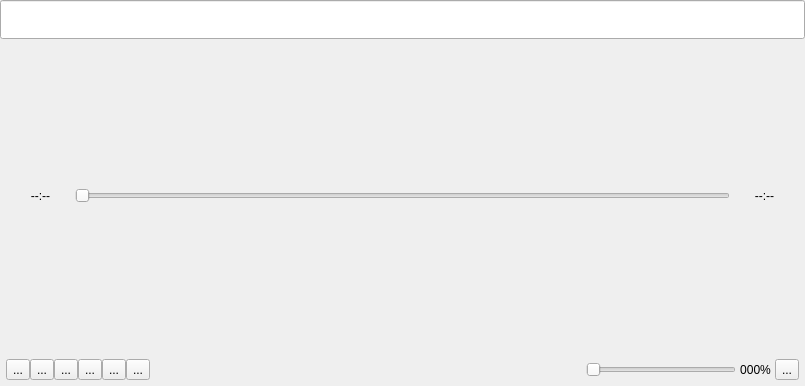
<?xml version="1.0" encoding="UTF-8"?>
<ui version="4.0">
 <class>PlayerControls</class>
 <widget class="QWidget" name="PlayerControls">
  <property name="geometry">
   <rect>
    <x>0</x>
    <y>0</y>
    <width>805</width>
    <height>386</height>
   </rect>
  </property>
  <property name="windowTitle">
   <string>Form</string>
  </property>
  <property name="autoFillBackground">
   <bool>true</bool>
  </property>
  <layout class="QVBoxLayout" name="verticalLayout">
   <property name="spacing">
    <number>0</number>
   </property>
   <property name="leftMargin">
    <number>0</number>
   </property>
   <property name="topMargin">
    <number>0</number>
   </property>
   <property name="rightMargin">
    <number>0</number>
   </property>
   <property name="bottomMargin">
    <number>0</number>
   </property>
   <item>
    <widget class="SubtitleWidget" name="m_subtitle">
     <property name="font">
      <font>
       <pointsize>20</pointsize>
       <weight>75</weight>
       <bold>true</bold>
      </font>
     </property>
     <property name="cursor">
      <cursorShape>ArrowCursor</cursorShape>
     </property>
     <property name="focusPolicy">
      <enum>Qt::NoFocus</enum>
     </property>
     <property name="alignment">
      <set>Qt::AlignCenter</set>
     </property>
    </widget>
   </item>
   <item>
    <layout class="QHBoxLayout" name="m_layoutTime">
     <property name="leftMargin">
      <number>6</number>
     </property>
     <property name="topMargin">
      <number>6</number>
     </property>
     <property name="rightMargin">
      <number>6</number>
     </property>
     <property name="bottomMargin">
      <number>6</number>
     </property>
     <item>
      <widget class="QLabel" name="m_labelCurrent">
       <property name="enabled">
        <bool>true</bool>
       </property>
       <property name="minimumSize">
        <size>
         <width>69</width>
         <height>0</height>
        </size>
       </property>
       <property name="text">
        <string>--:--</string>
       </property>
       <property name="alignment">
        <set>Qt::AlignCenter</set>
       </property>
      </widget>
     </item>
     <item>
      <widget class="QSlider" name="m_sliderProgress">
       <property name="focusPolicy">
        <enum>Qt::NoFocus</enum>
       </property>
       <property name="orientation">
        <enum>Qt::Horizontal</enum>
       </property>
      </widget>
     </item>
     <item>
      <widget class="QLabel" name="m_labelTotal">
       <property name="minimumSize">
        <size>
         <width>69</width>
         <height>0</height>
        </size>
       </property>
       <property name="text">
        <string>--:--</string>
       </property>
       <property name="alignment">
        <set>Qt::AlignCenter</set>
       </property>
      </widget>
     </item>
    </layout>
   </item>
   <item>
    <layout class="QHBoxLayout" name="layoutButtons" stretch="0,0,0,0,0,0,0,0,0,0">
     <property name="leftMargin">
      <number>6</number>
     </property>
     <property name="topMargin">
      <number>6</number>
     </property>
     <property name="rightMargin">
      <number>6</number>
     </property>
     <property name="bottomMargin">
      <number>6</number>
     </property>
     <item>
      <widget class="QToolButton" name="m_buttonPlay">
       <property name="focusPolicy">
        <enum>Qt::NoFocus</enum>
       </property>
       <property name="toolTip">
        <string>Pause/Play</string>
       </property>
       <property name="text">
        <string>...</string>
       </property>
       <property name="icon">
        <iconset theme="media-playback-start">
         <normaloff>.</normaloff>.</iconset>
       </property>
      </widget>
     </item>
     <item>
      <widget class="QToolButton" name="m_buttonSkipBackward">
       <property name="focusPolicy">
        <enum>Qt::NoFocus</enum>
       </property>
       <property name="toolTip">
        <string>Skip to the previous file in the playlist</string>
       </property>
       <property name="text">
        <string>...</string>
       </property>
       <property name="icon">
        <iconset theme="media-skip-backward">
         <normaloff>.</normaloff>.</iconset>
       </property>
      </widget>
     </item>
     <item>
      <widget class="QToolButton" name="m_buttonSeekBackward">
       <property name="focusPolicy">
        <enum>Qt::NoFocus</enum>
       </property>
       <property name="toolTip">
        <string>Seek to the last subtitle</string>
       </property>
       <property name="text">
        <string>...</string>
       </property>
       <property name="icon">
        <iconset theme="media-seek-backward">
         <normaloff>.</normaloff>.</iconset>
       </property>
      </widget>
     </item>
     <item>
      <widget class="QToolButton" name="m_buttonSeekForward">
       <property name="focusPolicy">
        <enum>Qt::NoFocus</enum>
       </property>
       <property name="toolTip">
        <string>Seek to the next subtitle</string>
       </property>
       <property name="text">
        <string>...</string>
       </property>
       <property name="icon">
        <iconset theme="media-seek-forward">
         <normaloff>.</normaloff>.</iconset>
       </property>
      </widget>
     </item>
     <item>
      <widget class="QToolButton" name="m_buttonSkipForward">
       <property name="focusPolicy">
        <enum>Qt::NoFocus</enum>
       </property>
       <property name="toolTip">
        <string>Skip to the next file in the playlist</string>
       </property>
       <property name="text">
        <string>...</string>
       </property>
       <property name="icon">
        <iconset theme="media-skip-forward">
         <normaloff>.</normaloff>.</iconset>
       </property>
      </widget>
     </item>
     <item>
      <widget class="QToolButton" name="m_buttonStop">
       <property name="focusPolicy">
        <enum>Qt::NoFocus</enum>
       </property>
       <property name="toolTip">
        <string>Stop playback and unqueue any videos</string>
       </property>
       <property name="text">
        <string>...</string>
       </property>
       <property name="icon">
        <iconset theme="media-playback-stop">
         <normaloff>.</normaloff>.</iconset>
       </property>
      </widget>
     </item>
     <item>
      <spacer name="m_horizontalSpacer">
       <property name="orientation">
        <enum>Qt::Horizontal</enum>
       </property>
       <property name="sizeHint" stdset="0">
        <size>
         <width>40</width>
         <height>20</height>
        </size>
       </property>
      </spacer>
     </item>
     <item>
      <widget class="QSlider" name="m_sliderVolume">
       <property name="minimumSize">
        <size>
         <width>150</width>
         <height>0</height>
        </size>
       </property>
       <property name="maximumSize">
        <size>
         <width>150</width>
         <height>16777215</height>
        </size>
       </property>
       <property name="focusPolicy">
        <enum>Qt::NoFocus</enum>
       </property>
       <property name="toolTip">
        <string>Volume</string>
       </property>
       <property name="orientation">
        <enum>Qt::Horizontal</enum>
       </property>
      </widget>
     </item>
     <item>
      <widget class="QLabel" name="m_labelVolume">
       <property name="minimumSize">
        <size>
         <width>39</width>
         <height>0</height>
        </size>
       </property>
       <property name="text">
        <string>000%</string>
       </property>
       <property name="alignment">
        <set>Qt::AlignCenter</set>
       </property>
      </widget>
     </item>
     <item>
      <widget class="QToolButton" name="m_buttonFullscreen">
       <property name="focusPolicy">
        <enum>Qt::NoFocus</enum>
       </property>
       <property name="toolTip">
        <string>Fullscreen</string>
       </property>
       <property name="text">
        <string>...</string>
       </property>
       <property name="icon">
        <iconset theme="view-fullscreen">
         <normaloff>.</normaloff>.</iconset>
       </property>
      </widget>
     </item>
    </layout>
   </item>
  </layout>
 </widget>
 <customwidgets>
  <customwidget>
   <class>SubtitleWidget</class>
   <extends>QLineEdit</extends>
   <header>src/gui/widgets/subtitlewidget.h</header>
  </customwidget>
 </customwidgets>
 <resources/>
 <connections/>
</ui>
